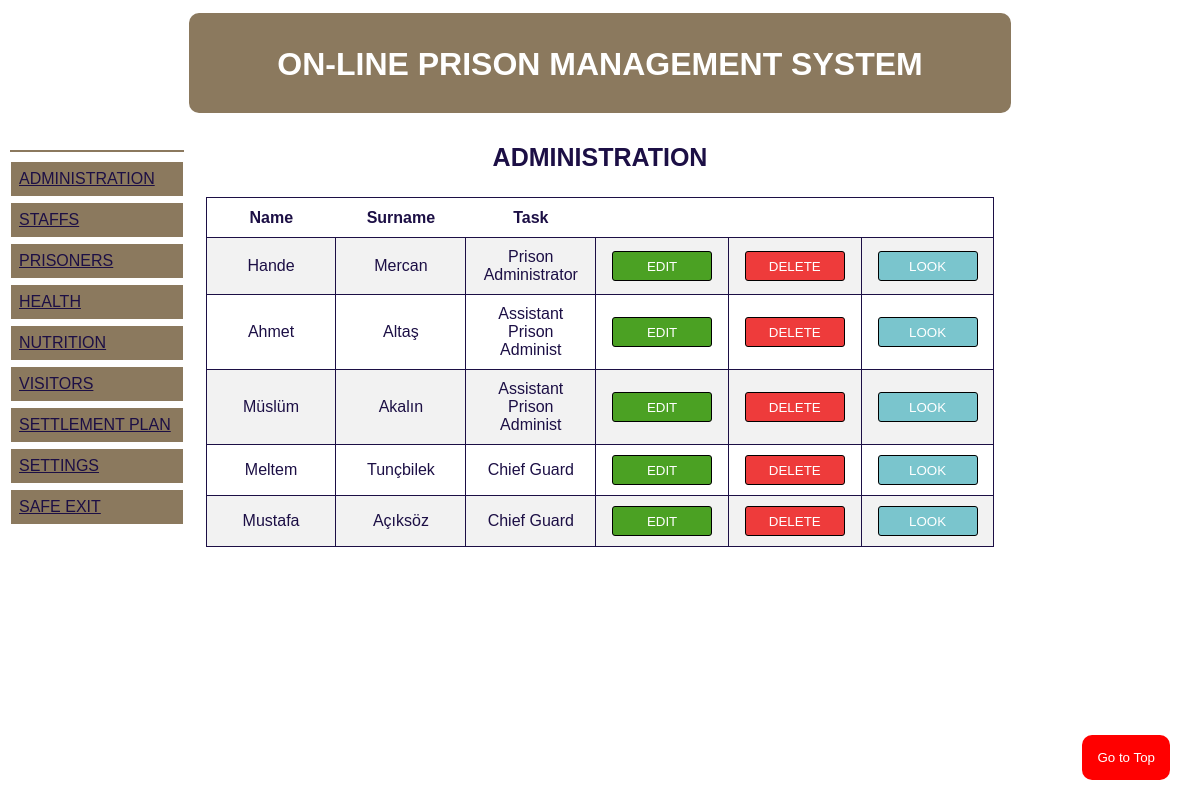
/administration.php, run on the app's committed database.
### tables this page shows
CREATE TABLE `staffs` (
  `id` int(11) NOT NULL,
  `persicilno` varchar(15) NOT NULL,
  `ad` varchar(20) NOT NULL,
  `soyad` varchar(30) NOT NULL,
  `cinsiyet` varchar(5) NOT NULL,
  `babaadi` varchar(20) NOT NULL,
  `anneadi` varchar(20) NOT NULL,
  `dogumtarihi` date NOT NULL,
  `uyruk` varchar(10) NOT NULL,
  `dogumyeri` varchar(30) NOT NULL,
  `gorev` varchar(50) NOT NULL,
  `gorevtanim` varchar(250) DEFAULT NULL,
  `baslamatarih` date DEFAULT NULL,
  `baslamasekil` varchar(10) NOT NULL,
  `transferyeri` varchar(200) DEFAULT NULL,
  `tlf` varchar(15) NOT NULL,
  `adres` varchar(250) NOT NULL,
  `medenidurum` varchar(10) NOT NULL,
  `esadsoyad` varchar(60) DEFAULT NULL,
  `cocuksayi` int(11) NOT NULL,
  `cocukbilgi` varchar(300) DEFAULT NULL,
  `kisibilgi` varchar(300) DEFAULT NULL,
  `ayrilistarih` date DEFAULT NULL,
  `ayrilisneden` varchar(25) DEFAULT NULL,
  `resim` varchar(15) DEFAULT NULL,
  `aktiflik` varchar(3) NOT NULL
);

### administration.php (the view, shortened to what this page needs)
<?php
include "config.php";
?>
<!DOCTYPE html>
<html>
<head>
<link rel="stylesheet" href="style.css">
</head>
<body>
<div class= "header">
   <?php require_once "header.php" ?>
</div>
<div style="overflow:auto">
  <div class="menu">
    <?php require_once "menu.php"; ?>
  </div>
  <div class="main">
<!doctype html>
<html>
<head>
</head>
<b><h3 style="font-size:25px; text-align:center";>ADMINISTRATION</h3></b>
<div class="idare" style="overflow-x: auto;">
<table id="idare">
	<tr>
		<th>Name</th>
    <th>Surname</th>
    <th>Task</th>
		<th></th>
		<th></th>
		<th></th>
	</tr>
<?php
$sorgu = $conn->query("SELECT s.id, s.ad, s.soyad, s.gorev, t.gorevadi, t.prt, t.gorevprtno FROM staffs as s, tasks as t WHERE t.prt='Yes' and s.gorev=t.gorevadi ORDER BY t.gorevprtno");
while ($sonuc = $sorgu->fetch_assoc()) {
$id = $sonuc['id'];
$ad = $sonuc['ad'];
$soyad = $sonuc['soyad'];
$gorev = $sonuc['gorev'];
?>
<tr>
		<td><?php echo $ad; ?></td>
		<td><?php echo $soyad; ?></td>
		<td><?php echo $gorev; ?></td>
        <td><a href="staffedit.php?id=<?php echo $id; ?>" ><input type="submit" class="btn-edit" value="EDIT"></a></td>
		<td><a href="staffdelete.php?id=<?php echo $id; ?>" ><input type="submit" class="btn-dlt" value="DELETE"></a></td>
        <td><a href="staffssee.php?id=<?php echo $id; ?>" ><input type="submit" class="btn-look" value="LOOK"></a></td>
	</tr>
<?php }
?>
</table>
<button onclick="topFunction()" id="myBtn" title="Go To Top">Go to Top</button>
</div>
  </div>
</div>
</body>
</html>

### header.php (shortened to what this page needs)
<!DOCTYPE html>
<html lang="en">
<head>
</head>
<body>
	<div class="header_table">
    <h1>ON-LINE PRISON MANAGEMENT SYSTEM</h1>
</div>
</body>
</html>

### menu.php (shortened to what this page needs)
    <!DOCTYPE html>
    <html lang="en">
    <head>
        <link rel="stylesheet" href="style.css">
    </head>
    <body>
       <div>
<table>
<tr>
    <td style="background-color:#8b795e; color:#fff; font-size:20px; text-align:center"><?php echo $_SESSION['isim']; ?></td>
    </tr>
    <tr>
        <td width="200">
    <a href="administration.php">ADMINISTRATION</a>
    <a href="staffs.php">STAFFS</a>
    <a href="prisoners.php">PRISONERS</a>
    <a href="health.php">HEALTH</a>
    <a href="foodlist.php">NUTRITION</a>
    <a href="visitors.php">VISITORS</a>
    <a href="settlementplan.php">SETTLEMENT PLAN</a>
	<a href="settings.php">SETTINGS</a>
	<a href="exit.php">SAFE EXIT</a>
        </td>
    </tr>
</table>
       </div>
    </body>
    </html>

### style.css (style rules this page uses)
* { box-sizing: border-box; font-family: Arial, sans-serif; color:#1c0f45; }
.main { float: left; width: 70%; padding: 0 20px; }
.menu { float: left; width: 15%; text-align: left; margin: 30px auto; color:black; }
.menu a { padding: 8px; margin-top: 7px; display: block; width: 100%; background-color: #8b795e; }

### header.php (style rules this page uses)
.header { padding:5px; text-align:center; }
.header_table { width:70%; margin-left: auto; margin-right: auto; text-align: center; background-color:#8b795e; padding: 10px; border-radius:10px; height:100px; }
.header_table h1 { margin-bottom: 30px; padding: 3px; color: #fff; margin:20px; }

### administration.php (style rules this page uses)
#idare { width:100%; border:1px solid; border-collapse:collapse; }
#idare td { width:15%; border:1px solid; text-align:center; padding: 10px; }
#idare th { padding: 10px; height:40px; }
#idare tr:nth-child(even) { background-color: #f2f2f2; }
.btn-edit { background-color:#4ba123; border-radius:3px; border:1px solid black; width:100px; height:30px; color:white; }
.btn-dlt { background-color:#ee3b3b; border-radius:3px; border:1px solid black; color:white; width:100px; height:30px; color:white; }
.btn-look { background-color:#7ac5cd; border-radius:3px; border:1px solid black; width:100px; height:30px; color:white; }
#myBtn { position: fixed; bottom: 20px; right: 30px; z-index: 99; border: none; outline: none; background-color: red; color: white; cursor: pointer; padding: 15px; border-radius: 10px; transition:all 1s linear; }

### data on the page
staffs: ad "Hande", soyad "Mercan", gorev "Prison Administrator"
staffs: ad "Ahmet", soyad "Altaş", gorev "Assistant Prison Administ"
staffs: ad "Müslüm", soyad "Akalın", gorev "Assistant Prison Administ"
staffs: ad "Meltem", soyad "Tunçbilek", gorev "Chief Guard"
staffs: ad "Mustafa", soyad "Açıksöz", gorev "Chief Guard"
